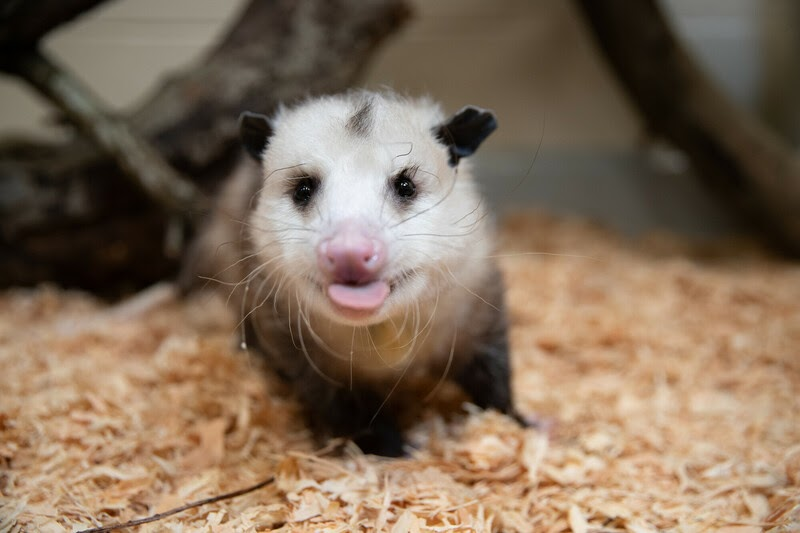
#> input picture opossum.png, 800 x 533 px
$ python FilterGalleryDigestif.py
#> lines starting #> are read from the running program, lines starting #| are printed output that depends on the picture; after the words box and inside, x2 and y2 are one past the last pixel; in counts of white or black regions, pixels touching at a corner belong together
#> the answer given: opossum.png
#> further down, img is the input picture: shape (533, 800, 3); mean B, G, R 88.4, 108.2, 128.5
"""
Unit 1 Project: Computer Vision Filter Gallery
Requirements:
numpy>=1.24.0
opencv-python>=4.8.0
matplotlib>=3.7.0
"""

import cv2
import numpy as np
import tkinter as tk
from tkinter import Tk
from tkinter import filedialog

# ----------------------------
# Filter Functions (TODOs)
# ----------------------------

def filter1(img, threshold1, threshold2):
#> called with threshold1 = 50, threshold2 = 50
    canny_img = img.copy()
    gray_img = cv2.cvtColor(canny_img, cv2.COLOR_BGR2GRAY)
    canny_edges = cv2.Canny(gray_img, threshold1, threshold2)
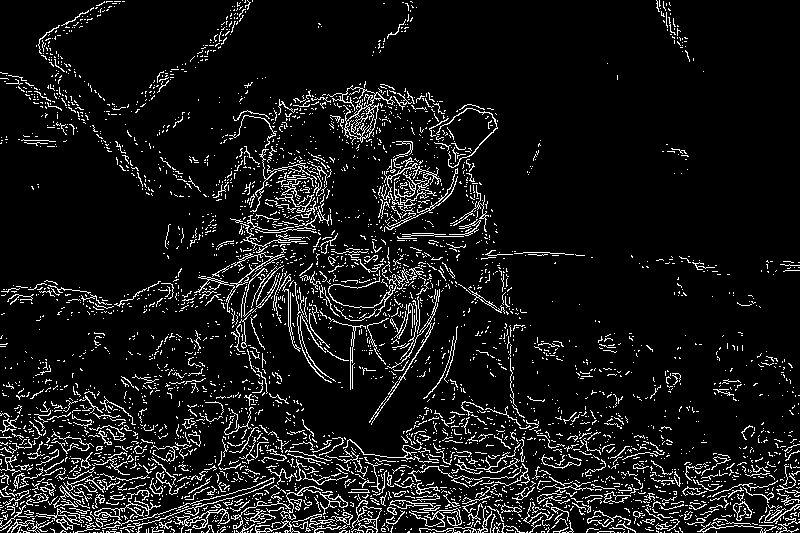
#> canny_edges: shape (533, 800); 8.7% white in thin lines or dots
    canny_img = cv2.cvtColor(canny_edges, cv2.COLOR_GRAY2BGR)
#> canny_img: shape (533, 800, 3); 8.7% white in thin lines or dots
    return canny_img
    #Return the resulting filtered image

def filter2(img, blockSize, ksize):
#> called with blockSize = 5, ksize = 3
    harris_img = img.copy()
    gray_img = cv2.cvtColor(harris_img, cv2.COLOR_BGR2GRAY)
    #create corner map
    harris_corners = cv2.cornerHarris(gray_img, blockSize=blockSize, ksize=ksize, k=0.04)
    #dilate to mark corners better
    harris_corners = cv2.dilate(harris_corners, None)
    #mark corners in red on original image
    harris_img[harris_corners > 0.01 * harris_corners.max()] = [0, 0, 255]
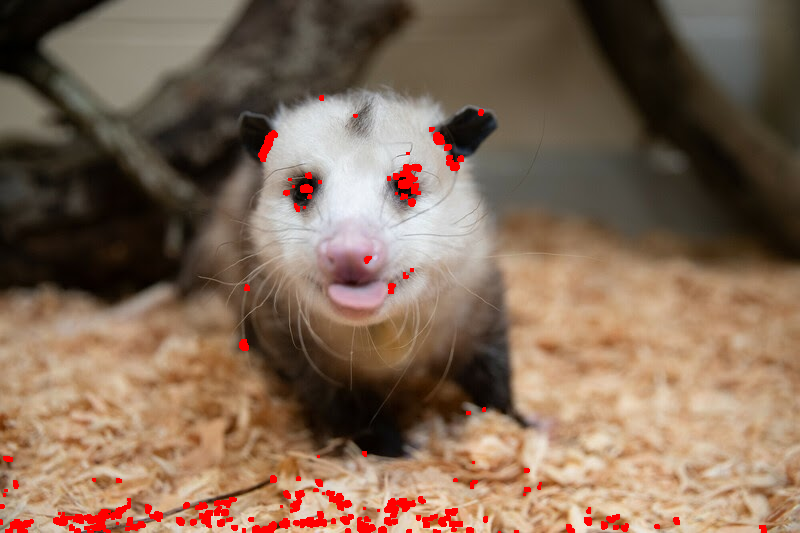
#> harris_img: shape (533, 800, 3); 1.92% of pixels changed, all inside (x1, y1, x2, y2) = (0, 95, 767, 533)
    return harris_img
    #Return the resulting filtered image

def filter3(img, max_corners, quality_level, min_distance, block_size):
#> called with max_corners = 100, quality_level = 0.01, min_distance = 10, block_size = 50
    shi_tomasi_img = img.copy()
    gray_img = cv2.cvtColor(shi_tomasi_img, cv2.COLOR_BGR2GRAY)
    shi_tomasi_corners = cv2.goodFeaturesToTrack(gray_img, maxCorners=max_corners, qualityLevel=quality_level, minDistance=min_distance, blockSize=block_size)
#> shi_tomasi_corners = 100 rows, first 8: [372, 526], [406, 190], [104, 531], [426, 162], [407, 179], [449, 531], [354, 523], [344, 522]
    shi_tomasi_corners = np.int32(shi_tomasi_corners)
#> shi_tomasi_corners = contour of 100 points, box (x1, y1, x2, y2) (3, 112, 798, 532), area 177050
    for corner in shi_tomasi_corners:
        x, y = corner.ravel()
        cv2.circle(shi_tomasi_img, (x, y), 20, 255, -1)
#> this loop made 100 passes
#> (x, y) on passes 1 to 12: (372, 526), (406, 190), (104, 531), (426, 162), (407, 179), (449, 531), (354, 523), (344, 522), (280, 518), (402, 524), (205, 528), (306, 518)
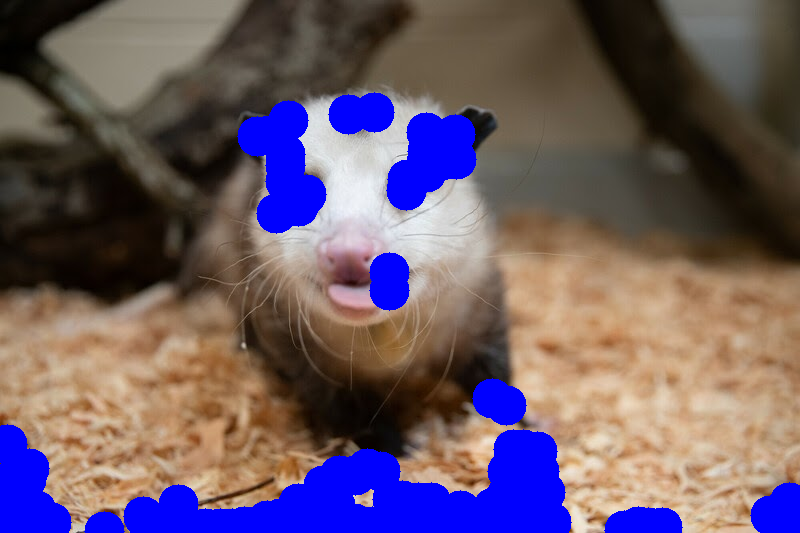
#> shi_tomasi_img: shape (533, 800, 3); 12.38% of pixels changed, all inside (x1, y1, x2, y2) = (0, 92, 800, 533)
    return shi_tomasi_img
    #Return the resulting filtered image

def filter4(img, contrast_threshold, edge_threshold):
#> called with contrast_threshold = 0.004, edge_threshold = 1
    sift_img = img.copy()
    gray_img = cv2.cvtColor(sift_img, cv2.COLOR_BGR2GRAY)
    sift = cv2.SIFT_create(
        nfeatures=0,
        nOctaveLayers=3,
        contrastThreshold=contrast_threshold,
        edgeThreshold=edge_threshold,
        sigma=1.6
    )
    keypoints = sift.detect(gray_img, None)
#> keypoints = ()
    sift_img = cv2.drawKeypoints(gray_img, keypoints, sift_img, flags=cv2.DRAW_MATCHES_FLAGS_DRAW_RICH_KEYPOINTS)
    return sift_img
    #Return the resulting filtered image

def filter5(img, threshold):
#> called with threshold = 10
    fast_img = img.copy()
    gray_img = cv2.cvtColor(fast_img, cv2.COLOR_BGR2GRAY)
    fast = cv2.FastFeatureDetector_create(
        threshold=threshold,
        nonmaxSuppression=True,
        type=cv2.FAST_FEATURE_DETECTOR_TYPE_9_16
    )
    keypoints = fast.detect(gray_img, None)
#> keypoints = 2560 keypoints; strongest (x, y, size): (401, 184, 7), (404, 185, 7), (406, 183, 7), (306, 188, 7)
    fast_img = cv2.drawKeypoints(gray_img, keypoints, None, color=(255,0,0))
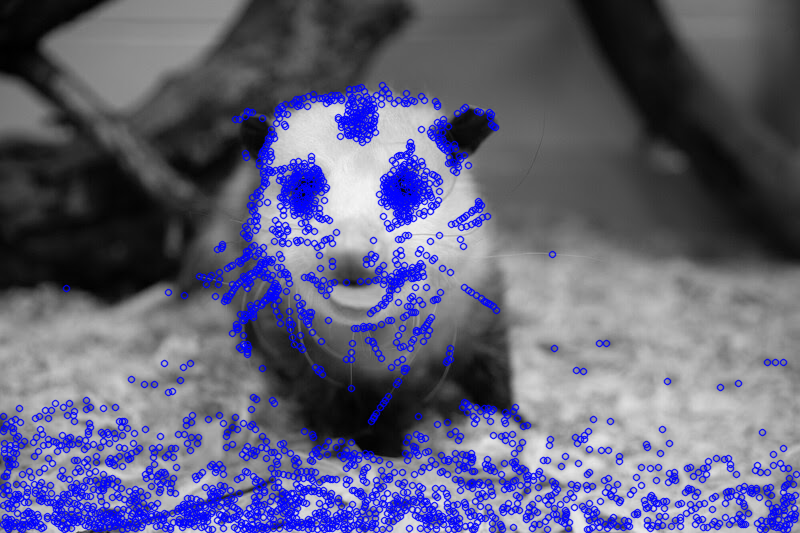
#> fast_img: shape (533, 800, 3); mean of channels 0, 1, 2 123.5, 97, 97; drawn as B, G, R
    return fast_img
    #Return the resulting filtered image

def filter6(img, scale_factor, fast_threshold):
#> called with scale_factor = 1, fast_threshold = 10
    orb_img = img.copy()
    gray_img = cv2.cvtColor(orb_img, cv2.COLOR_BGR2GRAY)
    orb = cv2.ORB_create(
        nfeatures=500,
        scaleFactor=scale_factor,
        nlevels=8,
        edgeThreshold=31,
        firstLevel=0,
        WTA_K=2,
        scoreType=cv2.ORB_HARRIS_SCORE,
        patchSize=31,
        fastThreshold=fast_threshold
    )
    keypoints = orb.detect(gray_img, None)
#> keypoints = ()
    orb_img = cv2.drawKeypoints(gray_img, keypoints, None, color=(0,255,0))
    return orb_img
    #Return the resulting filtered image

def create_gallery(og, f1, f2, f3, f4, f5, f6):
    """
    Stack all images into a gallery layout using np.hstack/np.vstack.
    Add labels to each image with cv2.putText.
    Return the gallery image.
"""
    #add labels
    labels = ["Canny", "Harris Corners", "Shi Tomasi", "SIFT", "FAST", "ORB"]
    images = [f1, f2, f3, f4, f5, f6]

    for i, img in enumerate(images):
        cv2.putText(img, labels[i], (10, 30), cv2.FONT_HERSHEY_SIMPLEX, 1, (255,255,255), 2)
#> this loop made 6 passes

    row1 = np.hstack((f1, f2, f3))
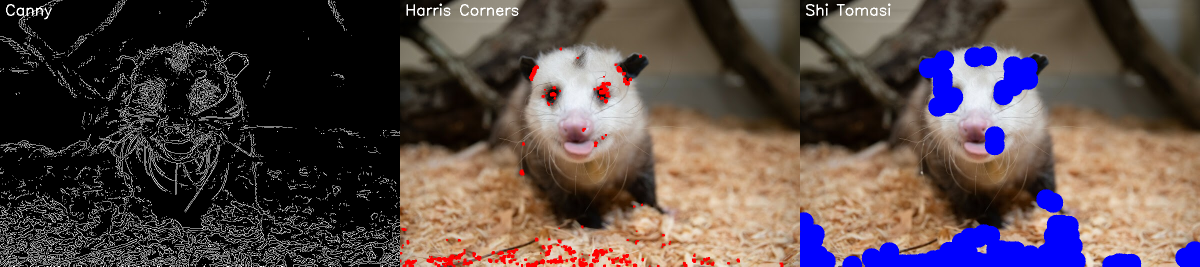
#> row1: shape (533, 2400, 3) (shown at 1/2 size); mean B, G, R 71.5, 73.1, 87
    row2 = np.hstack((f4, f5, f6))
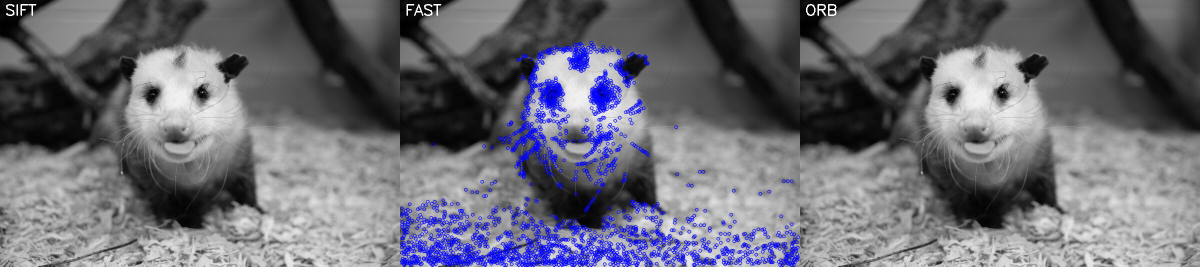
#> row2: shape (533, 2400, 3) (shown at 1/2 size); mean B, G, R 116.2, 107.3, 107.3

    gallery = np.vstack((row1, row2))
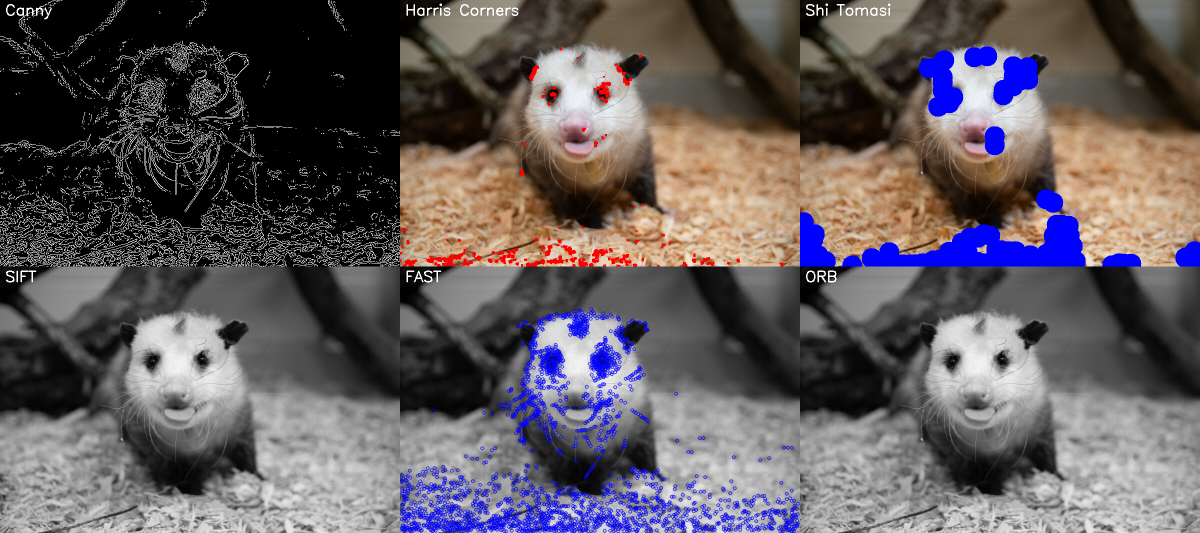
#> gallery: shape (1066, 2400, 3) (shown at 1/2 size); mean B, G, R 93.8, 90.2, 97.1
    return gallery


# ----------------------------
# Main Program
# ----------------------------

# Use Tkinter to select user image
# Read image / display error
# Resize for easier viewing if needed

# Create a window with trackbars
# Add two+ trackbars for each filter using cv2.createTrackbar
# Display Keyboard Shortcuts if using any

def nothing(x):
    print("Trackbar value:", x)

if __name__ == "__main__":
    #opossum_img = cv2.imread('opossum.png')
    Tk().withdraw() # keep root window from appearing

    fileTypes = [("Image files", "*.png;*.jpg;*.jpeg")]
    file_path = tk.filedialog.askopenfilename(filetypes=fileTypes)

    if len(file_path):
        img=cv2.imread(file_path)

        if img is None:
            print("Error: Could not read image.")
        else:
            cv2.namedWindow("Filter Gallery")

            cv2.createTrackbar("Canny Threshold 1", "Filter Gallery", 50, 255, nothing)
            cv2.createTrackbar("Canny Threshold 2", "Filter Gallery", 50, 255, nothing)

            cv2.createTrackbar("Harris Block Size", "Filter Gallery", 5, 20, nothing)
            cv2.createTrackbar("Harris K Size", "Filter Gallery", 3, 7, nothing)

            cv2.createTrackbar("Shi Tomasi Max Corners", "Filter Gallery", 100, 1000, nothing)
            cv2.createTrackbar("Shi Tomasi Quality Level", "Filter Gallery", 1, 100, nothing)
            cv2.createTrackbar("Shi Tomasi Min Distance", "Filter Gallery", 10, 255, nothing)
            cv2.createTrackbar("Shi Tomasi Block Size", "Filter Gallery", 50, 255, nothing)

            cv2.createTrackbar("SIFT Contrast Threshold", "Filter Gallery", 4, 100, nothing)
            cv2.createTrackbar("SIFT Edge Threshold", "Filter Gallery", 1, 30, nothing)

            cv2.createTrackbar("FAST Threshold", "Filter Gallery", 10, 100, nothing)

            cv2.createTrackbar("ORB Scale Factor", "Filter Gallery", 10, 15, nothing)
            cv2.createTrackbar("ORB FAST Threshold", "Filter Gallery", 10, 100, nothing)

            while True:
                #read trackbar values
                canny_threshold1 = cv2.getTrackbarPos("Canny Threshold 1", "Filter Gallery")
                canny_threshold2 = cv2.getTrackbarPos("Canny Threshold 2", "Filter Gallery")

                harris_block = cv2.getTrackbarPos("Harris Block Size", "Filter Gallery")
                harris_k = cv2.getTrackbarPos("Harris K Size", "Filter Gallery")
                cv2.setTrackbarMin('Harris Block Size', 'Filter Gallery', 1)
                cv2.setTrackbarMin('Harris K Size', 'Filter Gallery', 1)

                #k needs odd kernel sizes > 1
                if harris_k % 2 == 0:
                    harris_k = max(1, harris_k-1)
                    cv2.setTrackbarPos('Harris K Size', 'Filter Gallery', harris_k)

                st_max_corners = cv2.getTrackbarPos("Shi Tomasi Max Corners", "Filter Gallery")
                st_quality_level = cv2.getTrackbarPos("Shi Tomasi Quality Level", "Filter Gallery") / 100
                st_min_distance = cv2.getTrackbarPos("Shi Tomasi Min Distance", "Filter Gallery")
                st_block_size = cv2.getTrackbarPos("Shi Tomasi Block Size", "Filter Gallery")
                cv2.setTrackbarMin('Shi Tomasi Block Size', 'Filter Gallery', 1)

                sift_contrast_threshold = cv2.getTrackbarPos("SIFT Contrast Threshold", "Filter Gallery") / 1000
                sift_edge_threshold = cv2.getTrackbarPos("SIFT Edge Threshold", "Filter Gallery")
                cv2.setTrackbarMin('SIFT Edge Threshold', 'Filter Gallery', 1)

                fast_threshold = cv2.getTrackbarPos("FAST Threshold", "Filter Gallery")
                cv2.setTrackbarMin('FAST Threshold', 'Filter Gallery', 1)

                orb_scale_factor = cv2.getTrackbarPos("ORB Scale Factor", "Filter Gallery") / 10
                orb_fast_threshold = cv2.getTrackbarPos("ORB FAST Threshold", "Filter Gallery")
                cv2.setTrackbarMin('ORB Scale Factor', 'Filter Gallery', 10)
                cv2.setTrackbarMin('ORB FAST Threshold', 'Filter Gallery', 1)


                f1 = filter1(img.copy(), canny_threshold1, canny_threshold2)
                f2 = filter2(img.copy(), harris_block, harris_k)
                f3 = filter3(img.copy(), st_max_corners, st_quality_level, st_min_distance, st_block_size)
                f4 = filter4(img.copy(), sift_contrast_threshold, sift_edge_threshold)
                f5 = filter5(img.copy(), fast_threshold)
                f6 = filter6(img.copy(), orb_scale_factor, orb_fast_threshold)

                gallery = create_gallery(img.copy(), f1, f2, f3, f4, f5, f6)

                cv2.imshow("Filter Gallery", gallery)

                key = cv2.waitKey(1) & 0xFF
#> (key q is pressed here)
                if key == ord('q'):
                    break

            cv2.destroyAllWindows()

    else:
        print("No file chosen!")
